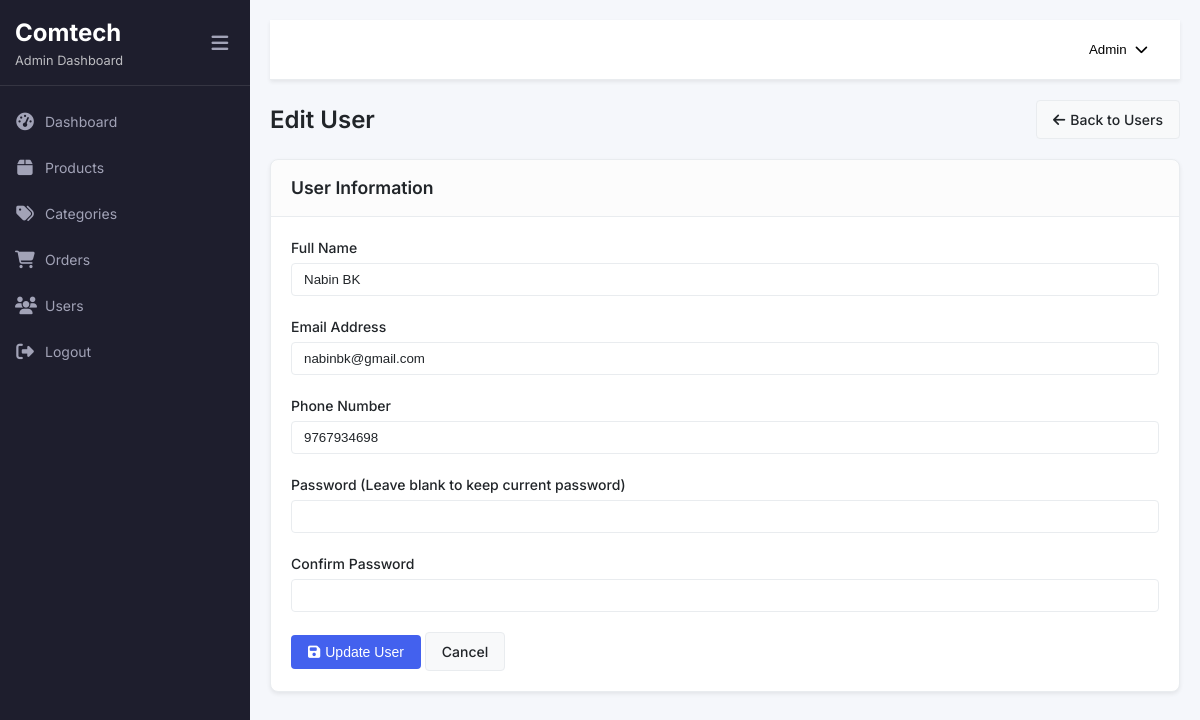
The page /adminpannel/edit-user.php?id=3 (signed in) on the database its author committed.
### tables this page shows
CREATE TABLE `users` (
  `id` int(11) NOT NULL,
  `role_id` int(11) DEFAULT 1,
  `Name` varchar(100) NOT NULL,
  `Email` varchar(100) NOT NULL,
  `Phone` varchar(200) NOT NULL,
  `address` text DEFAULT NULL,
  `bio` text DEFAULT NULL,
  `profile_image` varchar(255) DEFAULT NULL,
  `last_login` datetime DEFAULT NULL,
  `password` varchar(255) NOT NULL,
  `created_at` timestamp NOT NULL DEFAULT current_timestamp(),
  `updated_at` timestamp NOT NULL DEFAULT current_timestamp() ON UPDATE current_timestamp()
);

### adminpannel/edit-user.php (the view, shortened to what this page needs)
<?php
require_once 'db.php';
$user_id = (int)$_GET['id'];
$query = "SELECT * FROM users WHERE id = $user_id";
$result = mysqli_query($conn, $query);
$user = mysqli_fetch_assoc($result);
?>
<html lang="en">
<head>
    <link rel="stylesheet" href="https://cdnjs.cloudflare.com/ajax/libs/font-awesome/6.4.0/css/all.min.css">
    <link rel="stylesheet" href="users.css">
</head>
<body>
    <div class="admin-container">
        <?php include 'sidebar.php'; ?>
        <main class="main-content">
            <?php include 'topnav.php'; ?>
            <div class="page-header">
                <div>
                    <h1 class="page-title">Edit User</h1>
                </div>
                <div class="page-actions">
                    <a href="users.php" class="btn btn-light">
                        <i class="fas fa-arrow-left"></i> Back to Users
                    </a>
                </div>
            </div>
            <div class="card">
                <div class="card-header">
                    <h2 class="card-title">User Information</h2>
                </div>
                <div class="card-body">
                    <form action="" method="POST">
                        <div class="form-group mb-4">
                            <label for="name" class="form-label">Full Name</label>
                            <input type="text" id="name" name="name" class="form-control" value="<?php echo $user['Name']; ?>" required>
                        </div>
                        <div class="form-group mb-4">
                            <label for="email" class="form-label">Email Address</label>
                            <input type="email" id="email" name="email" class="form-control" value="<?php echo $user['Email']; ?>" required>
                        </div>
                        <div class="form-group mb-4">
                            <label for="phone" class="form-label">Phone Number</label>
                            <input type="text" id="phone" name="phone" class="form-control" value="<?php echo $user['Phone']; ?>" required>
                        </div>
                        <div class="form-group mb-4">
                            <label for="password" class="form-label">Password (Leave blank to keep current password)</label>
                            <input type="password" id="password" name="password" class="form-control">
                        </div>
                        <div class="form-group mb-4">
                            <label for="confirm_password" class="form-label">Confirm Password</label>
                            <input type="password" id="confirm_password" name="confirm_password" class="form-control">
                        </div>
                        <div class="form-group">
                            <button type="submit" class="btn btn-primary">
                                <i class="fas fa-save"></i> Update User
                            </button>
                            <a href="users.php" class="btn btn-light">Cancel</a>
                        </div>
                    </form>
                </div>
            </div>
        </main>
    </div>
</body>
</html>

### adminpannel/users.css (style rules this page uses)
:root { --primary: #4361ee; --primary-dark: #3a56d4; --secondary: #6c757d; --success: #2ecc71; --info: #3498db; --warning: #f39c12; --danger: #e74c3c; --light: #f8f9fa; --dark: #343a40; --body-bg: #f5f7fb; --card-bg: #ffffff; --border-color: #e9ecef; --text-primary: #212529; --text-secondary: #6c757d; --text-muted: #adb5bd; --shadow-sm: 0 .125rem .25rem rgba(0,0,0,.075); --shadow: 0 .5rem 1rem rgba(0,0,0,.15); --card-border-radius: 8px; --btn-border-radius: 4px; --input-border-radius: 4px; --sidebar-width: 250px; --sidebar-collapsed-width: 70px; --sidebar-bg: #1e1e2d; --sidebar-color: #a2a3b7; --sidebar-hover-bg: #282839; --sidebar-active-bg: #282839; --sidebar-active-color: #ffffff; --topnav-height: 60px; }
* { margin: 0; padding: 0; box-sizing: border-box; }
body { font-family: 'Inter', -apple-system, BlinkMacSystemFont, 'Segoe UI', Roboto, Oxygen, Ubuntu, Cantarell, sans-serif; background-color: var(--body-bg); color: var(--text-primary); line-height: 1.5; font-size: 14px; }
a { text-decoration: none; color: var(--primary); }
.admin-container { display: flex; min-height: 100vh; }
.main-content { flex: 1; padding: 20px; margin-left: var(--sidebar-width); transition: margin-left 0.3s ease; }
.page-header { margin-bottom: 20px; display: flex; justify-content: space-between; align-items: center; flex-wrap: wrap; gap: 15px; }
.page-title { font-size: 1.5rem; font-weight: 600; color: var(--text-primary); margin: 0; }
.card { background-color: var(--card-bg); border-radius: var(--card-border-radius); box-shadow: var(--shadow-sm); margin-bottom: 20px; border: 1px solid var(--border-color); overflow: hidden; }
.card-header { padding: 15px 20px; border-bottom: 1px solid var(--border-color); background-color: rgba(0, 0, 0, 0.01); display: flex; align-items: center; justify-content: space-between; }
.card-title { margin: 0; font-size: 1.1rem; font-weight: 600; color: var(--text-primary); }
.card-body { padding: 20px; }
.btn { display: inline-flex; align-items: center; justify-content: center; padding: 8px 16px; border-radius: var(--btn-border-radius); font-weight: 500; font-size: 0.875rem; cursor: pointer; transition: all 0.3s ease; border: 1px solid transparent; }
.btn-primary { background-color: var(--primary); color: white; }
.btn-light { background-color: var(--light); color: var(--text-primary); border-color: var(--border-color); }
.btn i { margin-right: 5px; }
.form-label { display: block; margin-bottom: 5px; font-weight: 500; color: var(--text-primary); }
.form-control { width: 100%; padding: 8px 12px; border: 1px solid var(--border-color); border-radius: var(--input-border-radius); background-color: var(--card-bg); color: var(--text-primary); transition: border-color 0.3s ease; }
.mb-4 { margin-bottom: 20px; }

### rows shown on the page
users: name "Nabin BK", email "nabinbk@gmail.com", phone "9767934698"

### other values the page prints
$admin_name "Admin"
